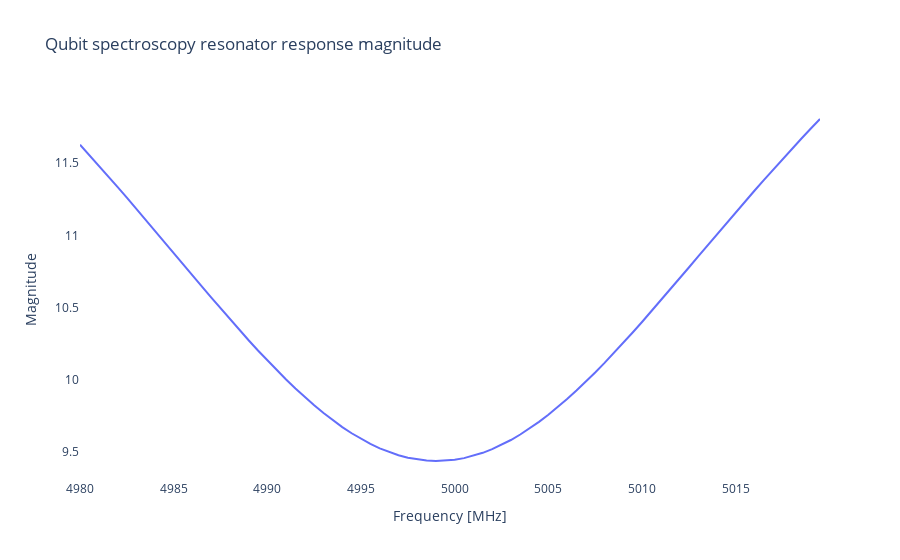
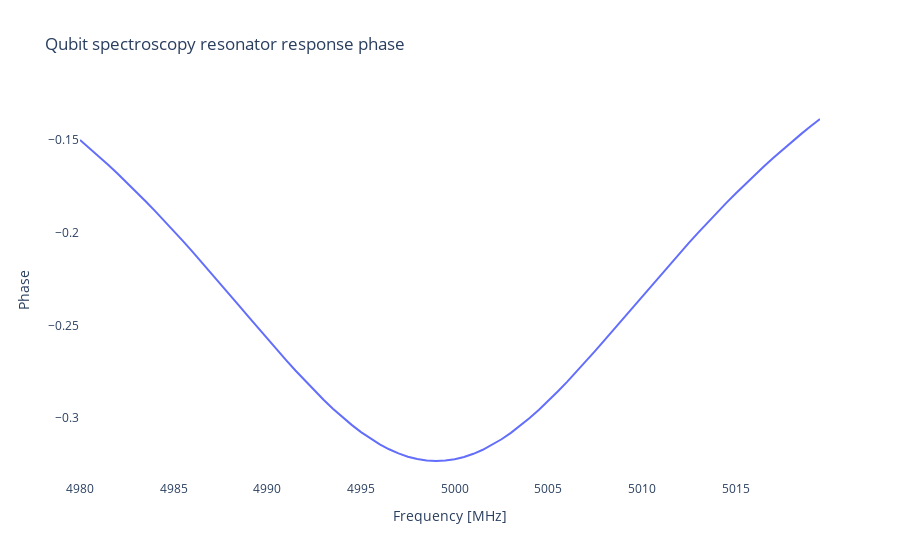

Here is the notebook cell these charts were saved with, in order:
### Code cell
# 2. Single-tone frequency spectroscopy
freq_spec = QubitSpectroscopyFrequency(
    dut_qubit=qubit,
    start=4980.0,
    stop=5020.0,
    step=0.5,
    num_avs=1000,
    amp=0.1,
    mp_width=1.0,
    disable_noise=True
)
